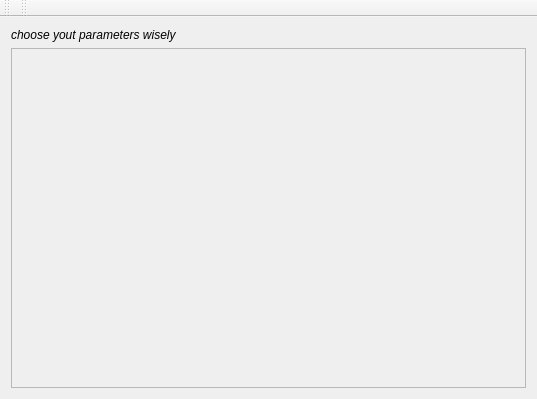
<?xml version="1.0" encoding="UTF-8"?>
<ui version="4.0">
 <class>MainWindow</class>
 <widget class="QMainWindow" name="MainWindow">
  <property name="geometry">
   <rect>
    <x>0</x>
    <y>0</y>
    <width>537</width>
    <height>399</height>
   </rect>
  </property>
  <property name="windowTitle">
   <string>Parameters</string>
  </property>
  <widget class="QWidget" name="centralWidget">
   <property name="sizePolicy">
    <sizepolicy hsizetype="Preferred" vsizetype="Preferred">
     <horstretch>0</horstretch>
     <verstretch>0</verstretch>
    </sizepolicy>
   </property>
   <layout class="QVBoxLayout" name="verticalLayout_2">
    <item>
     <layout class="QVBoxLayout" name="verticalLayout_3">
      <item>
       <widget class="QLabel" name="label">
        <property name="sizePolicy">
         <sizepolicy hsizetype="Preferred" vsizetype="Maximum">
          <horstretch>0</horstretch>
          <verstretch>0</verstretch>
         </sizepolicy>
        </property>
        <property name="font">
         <font>
          <weight>50</weight>
          <italic>true</italic>
          <bold>false</bold>
         </font>
        </property>
        <property name="text">
         <string>choose yout parameters wisely</string>
        </property>
       </widget>
      </item>
      <item>
       <widget class="QScrollArea" name="scrollArea">
        <property name="widgetResizable">
         <bool>true</bool>
        </property>
        <widget class="QWidget" name="scrollAreaWidgetContents">
         <property name="geometry">
          <rect>
           <x>0</x>
           <y>0</y>
           <width>515</width>
           <height>312</height>
          </rect>
         </property>
         <layout class="QVBoxLayout" name="verticalLayout_5">
          <item>
           <layout class="QVBoxLayout" name="verticalLayout"/>
          </item>
         </layout>
        </widget>
       </widget>
      </item>
     </layout>
    </item>
   </layout>
  </widget>
  <widget class="QMenuBar" name="menuBar">
   <property name="geometry">
    <rect>
     <x>0</x>
     <y>0</y>
     <width>537</width>
     <height>26</height>
    </rect>
   </property>
  </widget>
  <widget class="QToolBar" name="mainToolBar">
   <attribute name="toolBarArea">
    <enum>TopToolBarArea</enum>
   </attribute>
   <attribute name="toolBarBreak">
    <bool>false</bool>
   </attribute>
  </widget>
  <widget class="QToolBar" name="toolBar">
   <property name="windowTitle">
    <string>toolBar</string>
   </property>
   <attribute name="toolBarArea">
    <enum>TopToolBarArea</enum>
   </attribute>
   <attribute name="toolBarBreak">
    <bool>false</bool>
   </attribute>
  </widget>
 </widget>
 <layoutdefault spacing="6" margin="11"/>
 <resources/>
 <connections/>
</ui>
